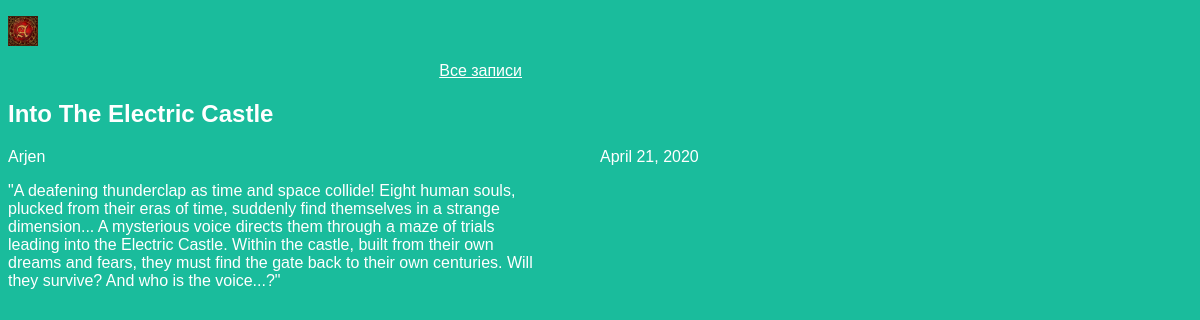
The app's page /article/2 with its own data.
### articles/models.py (models this page shows, shortened)
class Article(models.Model):
    title = models.CharField(max_length=200)
    author = models.ForeignKey(User, on_delete=models.CASCADE)
    text = models.TextField()
    created_date = models.DateField(auto_now_add=True)

### articles/views.py (the view)
# urls.py: path('article/<article_id>', views.get_article),
def get_article(request, article_id):
    try:
        post = Article.objects.get(id=article_id)
        return render(request, 'article.html', {"post": post})
    except Article.DoesNotExist:
        raise Http404

### articles/templates/article.html (shortened to what this page needs)
<!DOCTYPE html>
<head>
<link rel="stylesheet" href="{{ STATIC_URL }}/static/css/article.css">
</head>
<body>
<div class="header">
<p> <img src="{{ STATIC_URL }}/static/project.png"/> </p>
</div>
<div class="one-post">
<p class="all-articles"><a href="/">Все записи</a>
<h2 class="post-title">{{ post.title }}</h2>
<div class="article-info">
<div class="article-author">{{post.author.username }}</div>
<div class="article-created- date">{{post.created_date }}</div>
</div>
<p class="article-text">{{ post.text }}</p>
</div>
</body>

### articles/static/css/article.css (style rules this page uses)
body { background: #1abc9c; font-family: Tahoma, Arial, sans-serif; color: #ffffff; }
.header img { display: block; width: 30px; margin-right: auto; }
.article-author { width: 50%; float: left; }
.article-text { text-align:left; margin-left: auto; margin-right: 650px; }
.all-articles a { color: #ffffff; }
.all-articles { text-align:right; margin-left:auto; margin-right:670px; }

### records on screen
Article: title "Into The Electric Castle", author.username "Arjen", created_date "April 21, 2020", text "\"A deafening thunderclap as time and space collide! Eight human souls, plucked from their eras of time, suddenly find themselves in a strange dimension... A mysterious voice directs them through a maze of trials leading into the Electric Castle. Within the castle, built from their own dreams and fears, they must find the gate back to their own centuries. Will they survive? And who is the voice...?\""
